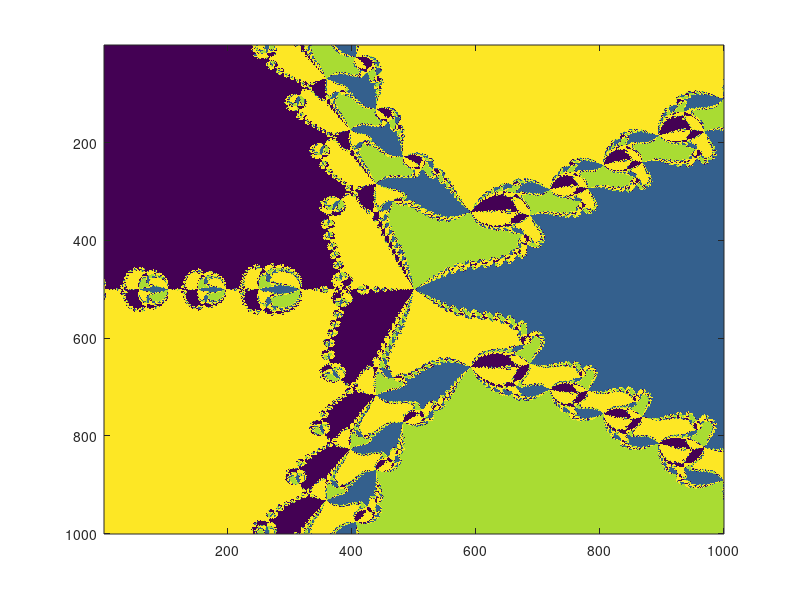

MATLAB code to generate this figure:
##x = -1:0.05:1;
##F = @(x)x^2-1;
##fzero(F,-2)

p = [1 0 0 1 0 -3];
##z = -2:0.1:2;
F = @(z) z.^5+z.^2-3;
dF = @(z) 5*z.^4 + 2*z;
r = roots(p);
##x = -2:0.1:2;
x = linspace(-2,2,1000);
##y = -2:0.1:2;
y = linspace(-2,2,1000);
[X,Y] = meshgrid(x,y);
Z = X+i*Y;
e = 0.00001;
for p = 1:41
  Z = Z - F(Z)./dF(Z);
endfor
col = ['r', 'g', 'b', 'm'];
hold on;
##plot(X,Y,'m.', 'markersize', 8);
##C = [20 87 150 56; 190 18 56 135; 80 15 80 20; 3 200 190 89];
C = [20 56 150 250 1 200];
B = zeros(size(Z));
for k = 1:length(r)
  I = abs(Z-r(k)) < e;
  B += I*C(k);
##  plot(X(I), Y(I), '.', 'Color', col(k));
endfor;
hold off;
##figure

image(B);
##hold off;


##hold on;
####plot(10,10,'o');
##for k1 = 1:1:41
##  for k2 = 1:1:41
##    pp = 0;
##    t = Z(k1,k2) - F(Z(k1,k2))/dF(Z(k1,k2));
##    while pp < 100
##      if F(t)/dF(t) < e
##        t = t - F(t)/dF(t);
##        break;
##      endif
##      t = t - F(t)/dF(t);
##      ++pp;
##    endwhile
##
##
##    if abs(real(t) - real(r(1))) < e & abs(imag(t) - imag(r(1))) < e
##      plot(real(Z(k1,k2)), imag(Z(k1,k2)), 'r.', 'markersize', 8);
##    elseif abs(real(t) - real(r(2))) < e & abs(imag(t) - imag(r(2))) < e
##      plot(real(Z(k1,k2)), imag(Z(k1,k2)), 'g.', 'markersize', 8);
##    elseif abs(real(t) - real(r(3))) < e & abs(imag(t) - imag(r(3))) < e
##      plot(real(Z(k1,k2)), imag(Z(k1,k2)), 'b.', 'markersize', 8);
##    else
##      plot(real(Z(k1,k2)), imag(Z(k1,k2)), 'm.', 'markersize', 8);
##    endif
##  endfor
##endfor
##hold off;
